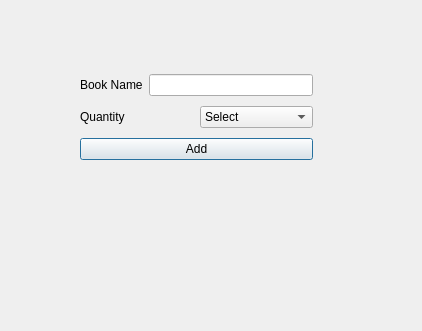
<?xml version="1.0" encoding="UTF-8"?>
<ui version="4.0">
 <class>addbookss</class>
 <widget class="QDialog" name="addbookss">
  <property name="geometry">
   <rect>
    <x>0</x>
    <y>0</y>
    <width>422</width>
    <height>331</height>
   </rect>
  </property>
  <property name="windowTitle">
   <string>Dialog</string>
  </property>
  <widget class="QWidget" name="layoutWidget">
   <property name="geometry">
    <rect>
     <x>80</x>
     <y>70</y>
     <width>233</width>
     <height>95</height>
    </rect>
   </property>
   <layout class="QVBoxLayout" name="verticalLayout_2">
    <item>
     <layout class="QVBoxLayout" name="verticalLayout">
      <item>
       <layout class="QHBoxLayout" name="horizontalLayout">
        <item>
         <widget class="QLabel" name="label">
          <property name="text">
           <string>Book Name</string>
          </property>
         </widget>
        </item>
        <item>
         <widget class="QLineEdit" name="lineEdit_book"/>
        </item>
       </layout>
      </item>
     </layout>
    </item>
    <item>
     <layout class="QHBoxLayout" name="horizontalLayout_2">
      <item>
       <widget class="QLabel" name="label_2">
        <property name="text">
         <string>Quantity</string>
        </property>
       </widget>
      </item>
      <item>
       <widget class="QComboBox" name="comboBox_addbook">
        <item>
         <property name="text">
          <string>Select</string>
         </property>
        </item>
        <item>
         <property name="text">
          <string>1</string>
         </property>
        </item>
        <item>
         <property name="text">
          <string>2</string>
         </property>
        </item>
        <item>
         <property name="text">
          <string>3</string>
         </property>
        </item>
        <item>
         <property name="text">
          <string>4</string>
         </property>
        </item>
        <item>
         <property name="text">
          <string>5</string>
         </property>
        </item>
        <item>
         <property name="text">
          <string>6</string>
         </property>
        </item>
        <item>
         <property name="text">
          <string>7</string>
         </property>
        </item>
        <item>
         <property name="text">
          <string>8</string>
         </property>
        </item>
        <item>
         <property name="text">
          <string>9</string>
         </property>
        </item>
        <item>
         <property name="text">
          <string>10</string>
         </property>
        </item>
       </widget>
      </item>
     </layout>
    </item>
    <item>
     <widget class="QPushButton" name="pushButton_add">
      <property name="text">
       <string>Add</string>
      </property>
     </widget>
    </item>
   </layout>
  </widget>
 </widget>
 <resources/>
 <connections/>
</ui>
